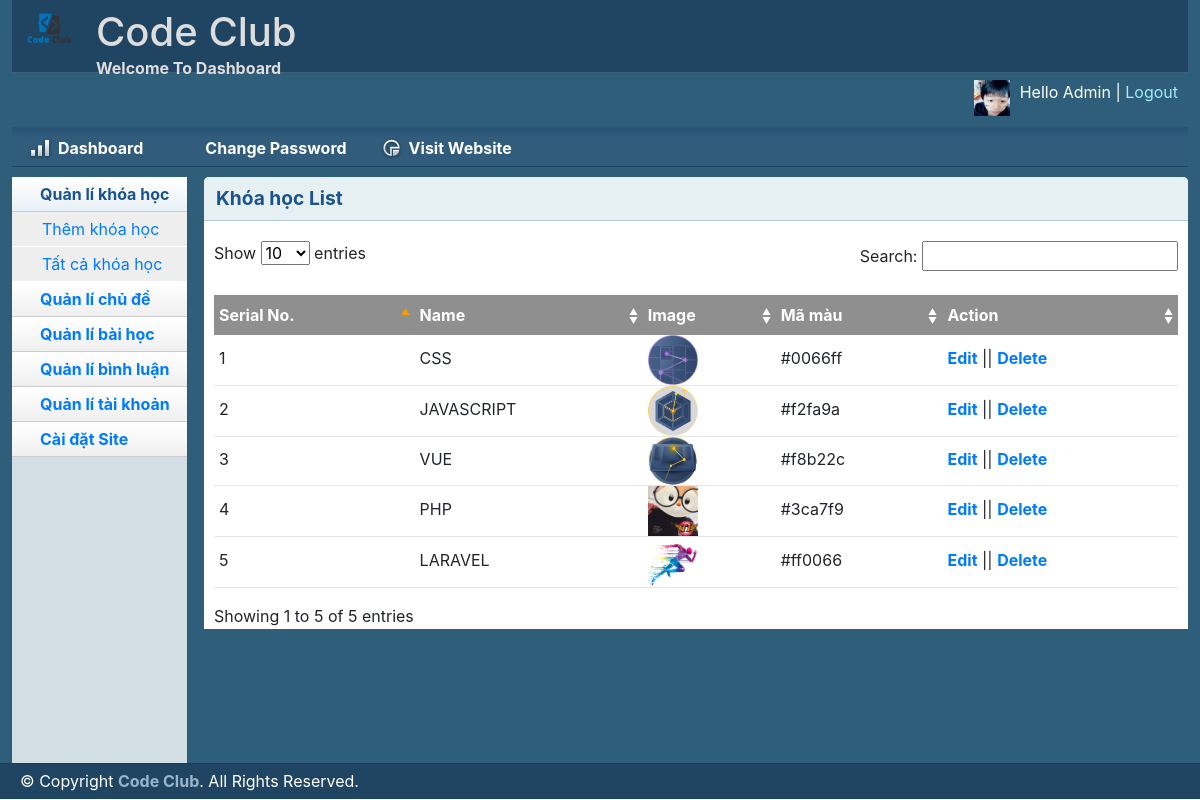
/admin/khoahoclist.php (signed in), run on an earlier commit of the app's database.
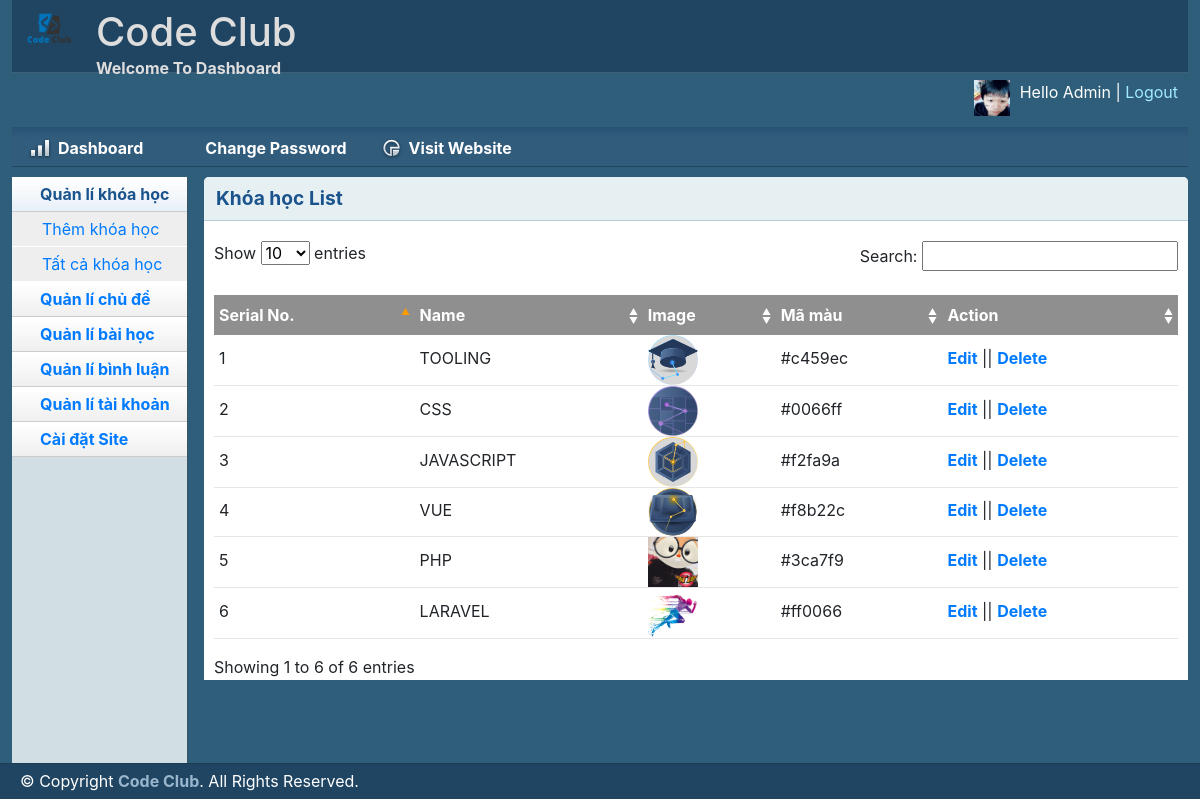
And on a later commit of the database.
### tables this page shows
CREATE TABLE `khoahoc` (
  `id_kh` int(11) NOT NULL,
  `name_kh` varchar(100) NOT NULL,
  `image_kh` varchar(255) NOT NULL,
  `mamau` varchar(50) NOT NULL,
  `skill` text NOT NULL
);

### lib/database.php (called while the page is built, shortened)
<?php
Class Database{
   public $host   = DB_HOST;
   public $user   = DB_USER;
   public $pass   = DB_PASS;
   public $dbname = DB_NAME;
   public $link;
private function connectDB(){
   $this->link = new mysqli($this->host, $this->user, $this->pass,
    $this->dbname);
   mysqli_set_charset($this->link,'UTF8');
 }
public function select($query){
  $result = $this->link->query($query) or
   die($this->link->error.__LINE__);
  if($result->num_rows > 0){
    return $result;
  } else {
    return false;
  }
 }
}
?>

### classes/khoahoc.php (called while the page is built, shortened)
<?php
	$filepath = realpath(dirname(__FILE__));
	require_once ($filepath.'/../lib/database.php');
?>
<?php
	class khoahoc
	{
		private $db;
		public function __construct()
		{
			$this->db = new Database();
		}
		public function show_khoahoc()
		{
			$query = "SELECT * FROM khoahoc ORDER BY id_kh DESC";
				$result = $this->db->select($query);
				if ($result) {
					return $result;
				}
		}
	}
 ?>

### admin/khoahoclist.php (the view, shortened to what this page needs)
<?php include 'inc/header.php';?>
<?php include 'inc/sidebar.php';
	include '../classes/khoahoc.php';
	$kh = new khoahoc();
?>
        <div class="grid_10">
            <div class="box round first grid">
                <h2>Khóa học List</h2>
                <div class="block">
                    <table class="data display datatable" id="example">
					<thead>
						<tr>
							<th>Serial No.</th>
							<th>Name</th>
							<th>Image</th>
							<th>Mã màu</th>
							<th>Action</th>
						</tr>
					</thead>
					<tbody>
						<?php
							$show_khoahoc = $kh->show_khoahoc();
							if (isset($show_khoahoc)) {
								$i = 0;
								while ($result = $show_khoahoc->fetch_assoc()) {
								$i++;
						 ?>
						<tr class="odd gradeX">
							<td><?php echo $i; ?></td>
							<td><?php echo $result['name_kh']; ?></td>
							<td><img width="50" src="uploads/<?php echo $result['image_kh']; ?>"></td>
							<td><?php echo $result['mamau']; ?></td>
							<td><a href="khoahocedit.php?id_kh=<?php echo $result['id_kh']; ?>">Edit</a> || <a onclick="return confirm('Are you sure want to delete?');" href="khoahoclist.php?id_kh=<?php echo $result['id_kh']; ?>">Delete</a></td>
						</tr>
					<?php }} ?>
					</tbody>
				</table>
               </div>
            </div>
        </div>
<?php include 'inc/footer.php';?>

What changed in the data, as far as the page shows it:
added khoahoc: name_kh "TOOLING", image_kh (picture), mamau "#c459ec"
Also different on the page:
text written by a page script: "Show entries Search: Showing 1 to 5 of 5 entries" → "Show entries Search: Showing 1 to 6 of 6 entries"
